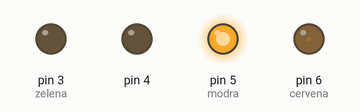
Simulated run of this sketch. Board: Arduino Uno, built with avr-gcc and run on an emulated ATmega328P. On the bench: output pins drawn as LEDs (lit = HIGH).

Above: at 0.05 s.
At 1.15 s:
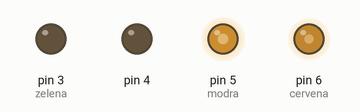
At 2.3 s:
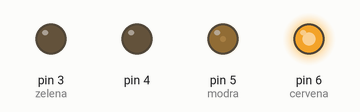
At 4.6 s:
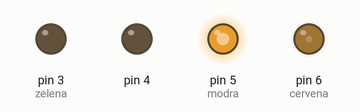
Timing chart, 0 to 6.7 s (numbered marks = the images above):
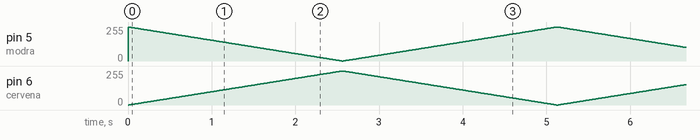

The sketch:

prog8_u7.ino
```cpp
void setup()
{
  pinMode(3, OUTPUT); // zelena
  pinMode(4, OUTPUT);
  pinMode(5, OUTPUT); // modra
  pinMode(6, OUTPUT); // cervena
  digitalWrite(4, LOW);
}

void loop()
{
  int i = 0;
  while (i<=255)
  {
    analogWrite(5, 255-i);
    analogWrite(6, i);
    delay(10);
    i = i + 1;
  }
  i = 255;
  while (i>=0)
  {
    analogWrite(5, 255-i);
    analogWrite(6, i);
    delay(10);
    i = i - 1;
  }
}
```
